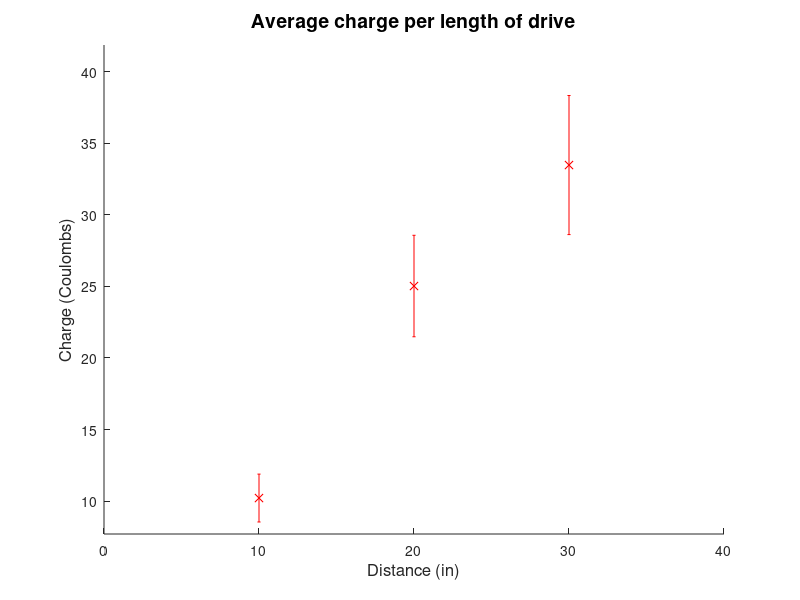

The MATLAB source for this figure:
close all
clear all
clc

%% Data
charge10 = [11.5526864 10.0931453 7.9324151	8.5310821 8.6150987];
charge10 = [charge10 9.9238869 7.7016635 10.0891706	10.1583958 10.4692493];
charge10 = [charge10 11.3084214 9.5489728 8.3539128 10.6535072 10.0318237];
charge10 = [charge10 13.5662058	10.6770811 8.7706028 9.6637085	12.7630808];
charge10 = [charge10 13.8564879	9.7636577 9.1883664	12.8712061	9.2367736];

charge20 = [30.222804	23.9626144	24.5493172	23.9517265	24.3574228];
charge20 = [charge20 29.5093195	30.296065	24.0503228	20.5554796	20.8132757];
charge20 = [charge20 23.570738	27.0106993	23.183332	18.6004794	19.59446];
charge20 = [charge20 29.643098	28.4429191	24.2567321	26.8585328	22.4027332];
charge20 = [charge20 29.2641021	24.2075009	23.8930573	21.7971516	30.5425231];

charge30 = [26.7537631	29.3615659	26.4316573	32.7409815	35.2697119];
charge30 = [charge30 33.5293476	33.0904541	35.8078262	40.7671422	37.2882354];
charge30 = [charge30 39.6917387	30.8196607	32.2427608	40.0850827	34.6501597];
charge30 = [charge30 29.5439499	31.0888252	37.4411117	41.8562389	27.2611678];
charge30 = [charge30 27.9925283	28.4305086	38.7950627	27.6839009	38.1653594];

%% Find mean and error

mean10 = mean(charge10);
mean20 = mean(charge20);
mean30 = mean(charge30);

stdev10 = std(charge10);
stdev20 = std(charge20);
stdev30 = std(charge30);

%% Plot
figure
hold on
errorbar(10,mean10,stdev10,'rx')
errorbar(20,mean20,stdev20,'rx')
errorbar(30,mean30,stdev30,'rx')
ymin = min(charge10);
ymax = max(charge30);
axis([0 40 ymin ymax])
title('Average charge per length of drive','FontSize',14)
xlabel('Distance (in)','FontSize',12)
ylabel('Charge (Coulombs)','FontSize',12)







